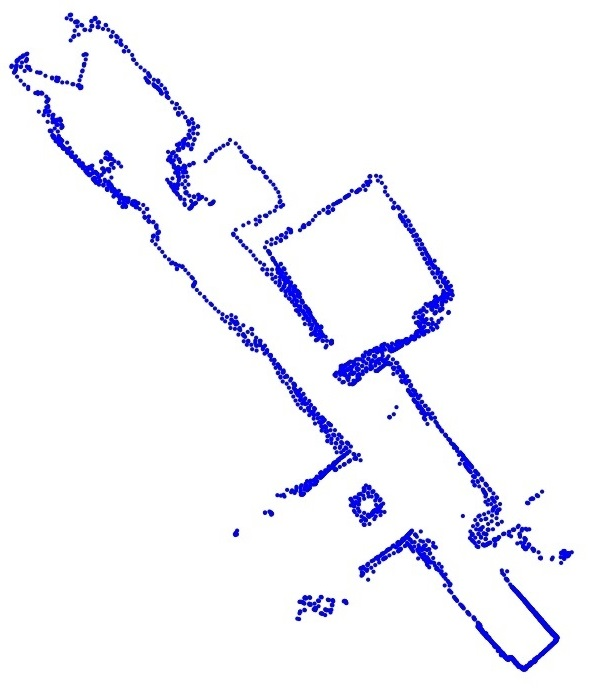
#> input picture Python/template matching/map.jpg, 590 x 698 px
$ python template_matching.py
#> lines starting #> are read from the running program, lines starting #| are printed output that depends on the picture; after the words box and inside, x2 and y2 are one past the last pixel; in counts of white or black regions, pixels touching at a corner belong together
import cv2 as cv
import numpy as np

img_rgb = cv.imread('map.jpg')
#> img_rgb is the input picture: shape (698, 590, 3); mean B, G, R 250.5, 242.8, 242.7
img_gray = cv.cvtColor(img_rgb, cv.COLOR_BGR2GRAY)
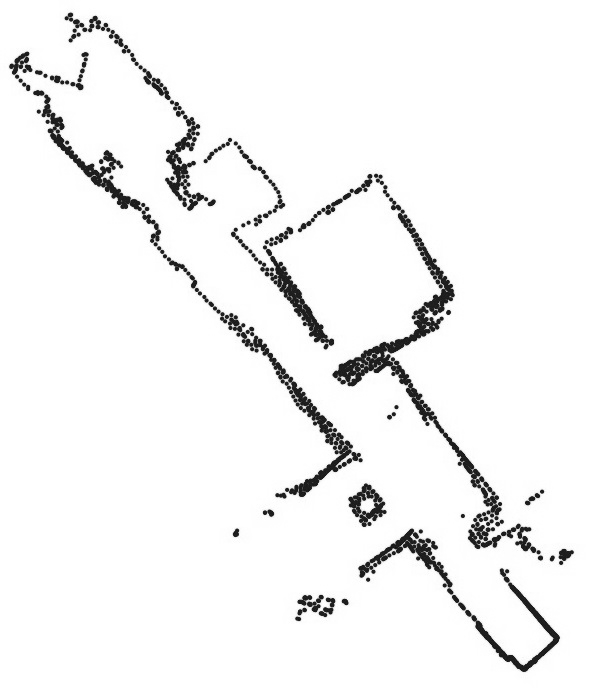
#> img_gray: shape (698, 590); min 17, max 255, mean 243.6
template = cv.imread('Position_1.png',0)
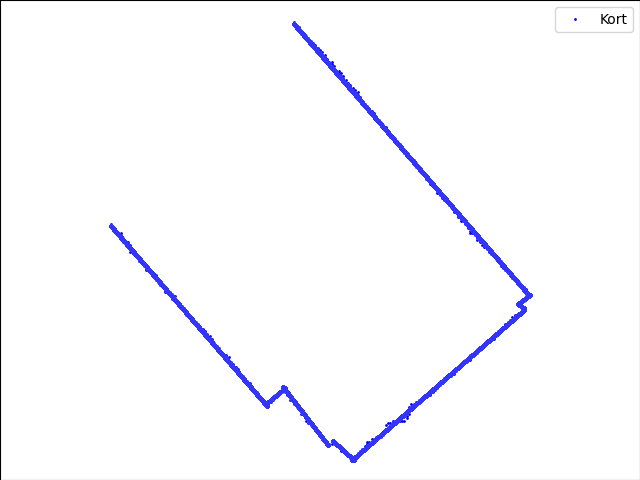
#> input picture Python/template matching/Position_1.png, 640 x 480 px
#> template: shape (480, 640); min 0, max 255, mean 251.2
cv.imshow('template 1', template)

scale_percent = 24
template = cv.resize(template, (int(template.shape[1] * scale_percent / 100), int(template.shape[0] * scale_percent / 100)), interpolation = cv.INTER_AREA)
#> template: shape (115, 153)
w, h = template.shape[::-1]
#> w = 153; h = 115
res = cv.matchTemplate(img_gray,template, cv.TM_CCOEFF_NORMED)
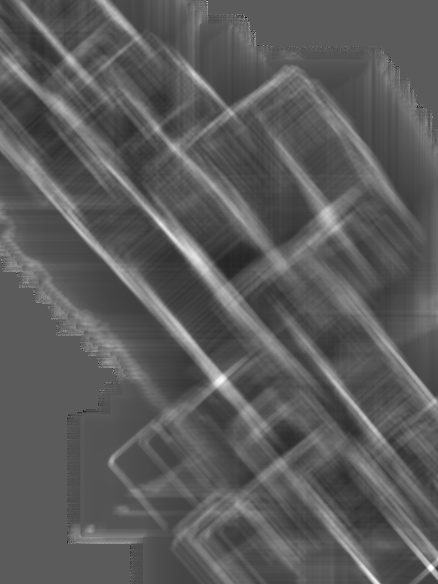
#> res: shape (584, 438) float32; min -0.143, max 0.257, mean 0.000878; drawn with min black and max white
threshold = 0.25
loc = np.where( res >= threshold)
#> loc = ([566, 566, 567, 567, 568, 568, 568], [430, 431, 430, 431, 430, 431, 432])
for pt in zip(*loc[::-1]):
    cv.circle(img_rgb, (pt[0] + int(w / 2), pt[1] + int(h / 2)), 50, (0,0,255), 2)
#> this loop made 7 passes
#> pt on passes 1 to 7: (430, 566), (431, 566), (430, 567), (431, 567), (430, 568), (431, 568), (432, 568)
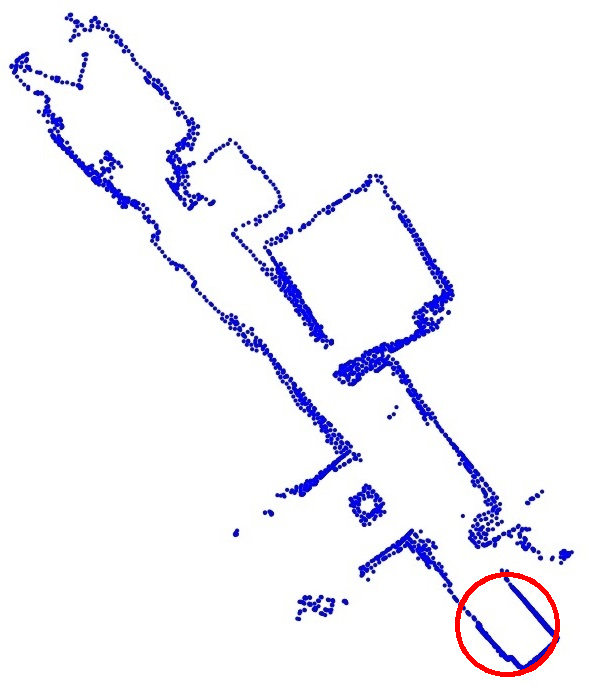
#> img_rgb: shape (698, 590, 3); 0.4% of pixels changed, all inside (x1, y1, x2, y2) = (455, 572, 560, 677)
cv.imshow('Res 1', img_rgb)
cv.waitKey(0)
cv.destroyAllWindows()

img_rgb = cv.imread('map.jpg')
img_gray = cv.cvtColor(img_rgb, cv.COLOR_BGR2GRAY)
template = cv.imread('Position_2 - Copy.png',0)
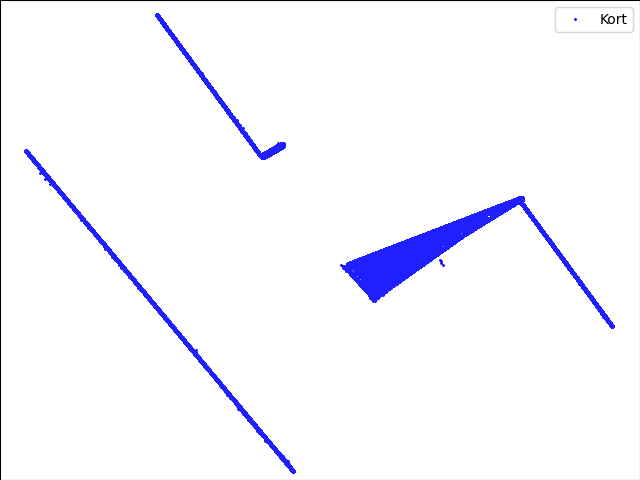
#> input picture Python/template matching/Position_2 - Copy.png, 640 x 480 px
#> template: shape (480, 640); min 0, max 255, mean 249.2
cv.imshow('template 2', template)

scale_percent = 24
template = cv.resize(template, (int(template.shape[1] * scale_percent / 100), int(template.shape[0] * scale_percent / 100)), interpolation = cv.INTER_AREA)
#> template: shape (115, 153)
w, h = template.shape[::-1]
res = cv.matchTemplate(img_gray,template,cv.TM_CCOEFF_NORMED)
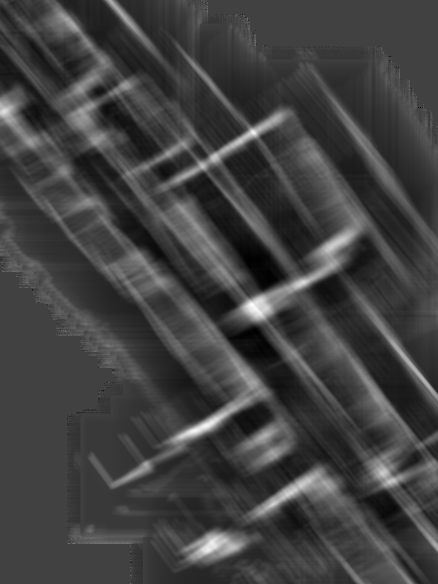
#> res: shape (584, 438) float32; min -0.0996, max 0.288, mean -5.47e-05; drawn with min black and max white
threshold = 0.28
loc = np.where( res >= threshold)
#> loc = ([304, 304, 305, 305, 305], [251, 252, 251, 252, 253])
for pt in zip(*loc[::-1]):
    cv.circle(img_rgb, (pt[0] + int(w / 2), pt[1] + int(h / 2)), 50, (0,0,255), 2)
#> this loop made 5 passes
#> pt on passes 1 to 5: (251, 304), (252, 304), (251, 305), (252, 305), (253, 305)
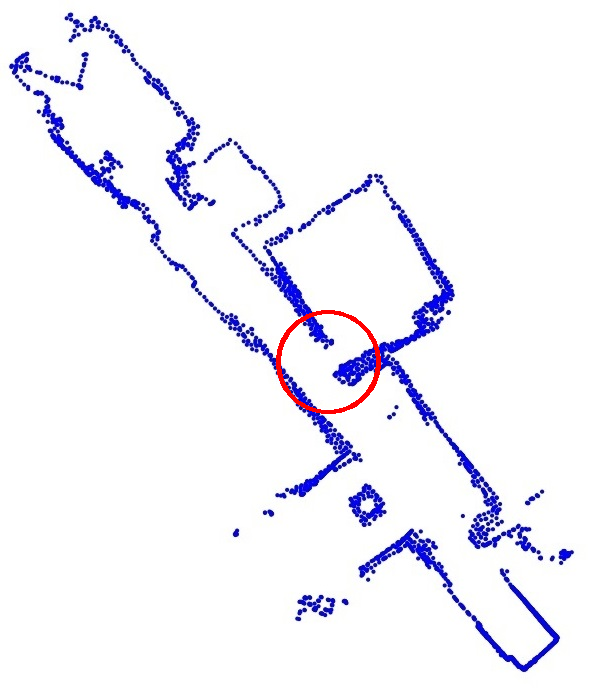
#> img_rgb: shape (698, 590, 3); 0.36% of pixels changed, all inside (x1, y1, x2, y2) = (276, 310, 381, 414)
cv.imshow('Res 2', img_rgb)
cv.waitKey(0)
